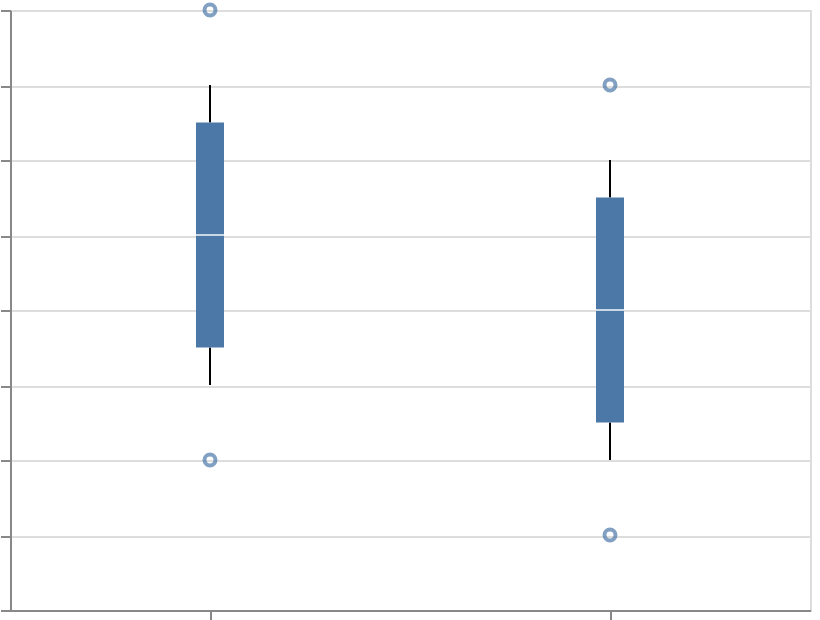

The specification (Vega-Lite) saved for this image:
### Vega-Lite specification from a JSON file in a GitHub repository (floating-point values rounded to 4 significant figures)
{"$schema": "https://vega.github.io/schema/vega-lite/v6.json", "width": 400, "height": 300, "padding": 5, "autosize": "none", "data": {"name": "table", "values": [{"cat": "A", "val": 3}, {"cat": "A", "val": 5}, {"cat": "A", "val": 7}, {"cat": "A", "val": 4}, {"cat": "A", "val": 6}, {"cat": "A", "val": 2}, {"cat": "A", "val": 8}, {"cat": "B", "val": 2}, {"cat": "B", "val": 4}, {"cat": "B", "val": 6}, {"cat": "B", "val": 3}, {"cat": "B", "val": 5}, {"cat": "B", "val": 1}, {"cat": "B", "val": 7}]}, "mark": {"type": "boxplot", "extent": 0.25}, "encoding": {"x": {"field": "cat", "type": "nominal"}, "y": {"field": "val", "type": "quantitative"}}}
